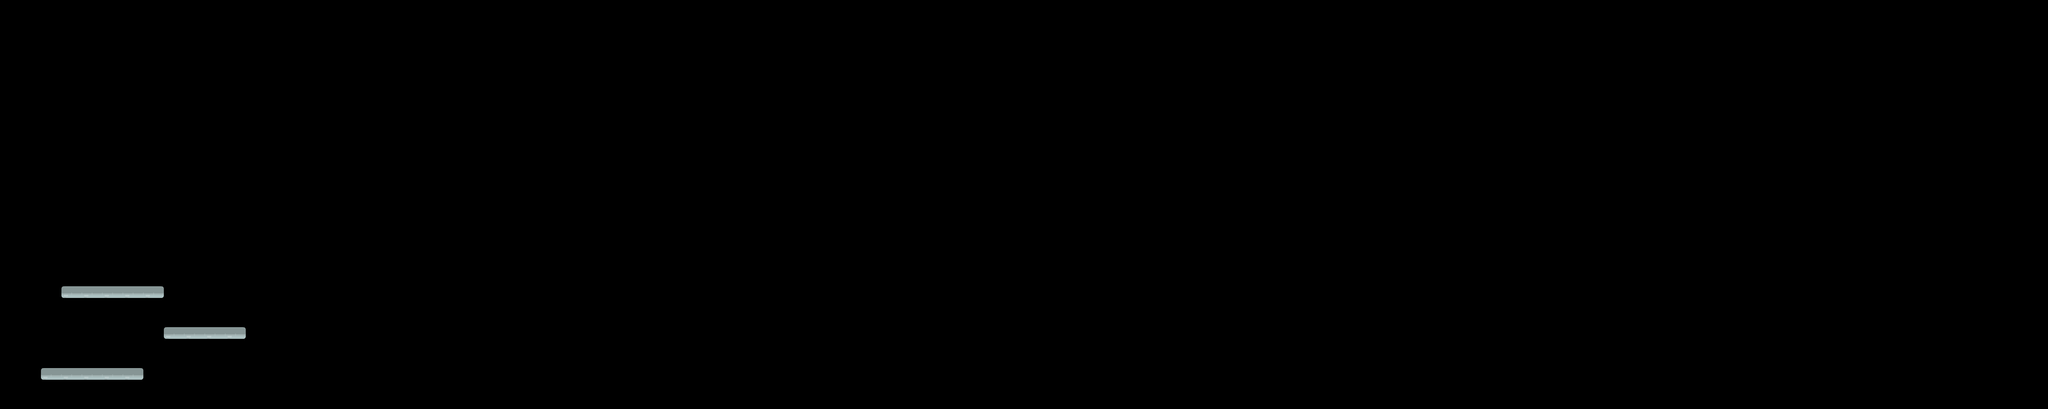

A level layout from a 2D game, rendered from its tile map. Below: a short description, then the map file with its tile-grid data intact:
An orthogonal 100x20 tile map with 72x72 px tiles, 1 tile layer (-1) and 3 objects (3x solid).

<map version="1.5" tiledversion="1.7.1" orientation="orthogonal" renderorder="right-down" width="100" height="20" tilewidth="72" tileheight="72" infinite="0" nextlayerid="4" nextobjectid="7">
 <tileset firstgid="1" name="tileset" tilewidth="72" tileheight="72" tilecount="624" columns="48">
  <image source="tileset.png" trans="ff00ff" width="3456" height="936" />
 </tileset>
 <objectgroup id="3" name="Слой объектов 1">
  <object id="2" name="solid" x="216" y="1008.13" width="359.75" height="41.25" />
  <object id="5" name="solid" x="143.667" y="1295.67" width="360.667" height="41.6667" />
  <object id="6" name="solid" x="576" y="1152.33" width="288" height="41.3333" />
 </objectgroup>
 <layer id="1" name="-1" width="100" height="20">
  <data encoding="csv">
0,0,0,0,0,0,0,0,0,0,0,0,0,0,0,0,0,0,0,0,0,0,0,0,0,0,0,0,0,0,0,0,0,0,0,0,0,0,0,0,0,0,0,0,0,0,0,0,0,0,0,0,0,0,0,0,0,0,0,0,0,0,0,0,0,0,0,0,0,0,0,0,0,0,0,0,0,0,0,0,0,0,0,0,0,0,0,0,0,0,0,0,0,0,0,0,0,0,0,0,
0,0,0,0,0,0,0,0,0,0,0,0,0,0,0,0,0,0,0,0,0,0,0,0,0,0,0,0,0,0,0,0,0,0,0,0,0,0,0,0,0,0,0,0,0,0,0,0,0,0,0,0,0,0,0,0,0,0,0,0,0,0,0,0,0,0,0,0,0,0,0,0,0,0,0,0,0,0,0,0,0,0,0,0,0,0,0,0,0,0,0,0,0,0,0,0,0,0,0,0,
0,0,0,0,0,0,0,0,0,0,0,0,0,0,0,0,0,0,0,0,0,0,0,0,0,0,0,0,0,0,0,0,0,0,0,0,0,0,0,0,0,0,0,0,0,0,0,0,0,0,0,0,0,0,0,0,0,0,0,0,0,0,0,0,0,0,0,0,0,0,0,0,0,0,0,0,0,0,0,0,0,0,0,0,0,0,0,0,0,0,0,0,0,0,0,0,0,0,0,0,
0,0,0,0,0,0,0,0,0,0,0,0,0,0,0,0,0,0,0,0,0,0,0,0,0,0,0,0,0,0,0,0,0,0,0,0,0,0,0,0,0,0,0,0,0,0,0,0,0,0,0,0,0,0,0,0,0,0,0,0,0,0,0,0,0,0,0,0,0,0,0,0,0,0,0,0,0,0,0,0,0,0,0,0,0,0,0,0,0,0,0,0,0,0,0,0,0,0,0,0,
0,0,0,0,0,0,0,0,0,0,0,0,0,0,0,0,0,0,0,0,0,0,0,0,0,0,0,0,0,0,0,0,0,0,0,0,0,0,0,0,0,0,0,0,0,0,0,0,0,0,0,0,0,0,0,0,0,0,0,0,0,0,0,0,0,0,0,0,0,0,0,0,0,0,0,0,0,0,0,0,0,0,0,0,0,0,0,0,0,0,0,0,0,0,0,0,0,0,0,0,
0,0,0,0,0,0,0,0,0,0,0,0,0,0,0,0,0,0,0,0,0,0,0,0,0,0,0,0,0,0,0,0,0,0,0,0,0,0,0,0,0,0,0,0,0,0,0,0,0,0,0,0,0,0,0,0,0,0,0,0,0,0,0,0,0,0,0,0,0,0,0,0,0,0,0,0,0,0,0,0,0,0,0,0,0,0,0,0,0,0,0,0,0,0,0,0,0,0,0,0,
0,0,0,0,0,0,0,0,0,0,0,0,0,0,0,0,0,0,0,0,0,0,0,0,0,0,0,0,0,0,0,0,0,0,0,0,0,0,0,0,0,0,0,0,0,0,0,0,0,0,0,0,0,0,0,0,0,0,0,0,0,0,0,0,0,0,0,0,0,0,0,0,0,0,0,0,0,0,0,0,0,0,0,0,0,0,0,0,0,0,0,0,0,0,0,0,0,0,0,0,
0,0,0,0,0,0,0,0,0,0,0,0,0,0,0,0,0,0,0,0,0,0,0,0,0,0,0,0,0,0,0,0,0,0,0,0,0,0,0,0,0,0,0,0,0,0,0,0,0,0,0,0,0,0,0,0,0,0,0,0,0,0,0,0,0,0,0,0,0,0,0,0,0,0,0,0,0,0,0,0,0,0,0,0,0,0,0,0,0,0,0,0,0,0,0,0,0,0,0,0,
0,0,0,0,0,0,0,0,0,0,0,0,0,0,0,0,0,0,0,0,0,0,0,0,0,0,0,0,0,0,0,0,0,0,0,0,0,0,0,0,0,0,0,0,0,0,0,0,0,0,0,0,0,0,0,0,0,0,0,0,0,0,0,0,0,0,0,0,0,0,0,0,0,0,0,0,0,0,0,0,0,0,0,0,0,0,0,0,0,0,0,0,0,0,0,0,0,0,0,0,
0,0,0,0,0,0,0,0,0,0,0,0,0,0,0,0,0,0,0,0,0,0,0,0,0,0,0,0,0,0,0,0,0,0,0,0,0,0,0,0,0,0,0,0,0,0,0,0,0,0,0,0,0,0,0,0,0,0,0,0,0,0,0,0,0,0,0,0,0,0,0,0,0,0,0,0,0,0,0,0,0,0,0,0,0,0,0,0,0,0,0,0,0,0,0,0,0,0,0,0,
0,0,0,0,0,0,0,0,0,0,0,0,0,0,0,0,0,0,0,0,0,0,0,0,0,0,0,0,0,0,0,0,0,0,0,0,0,0,0,0,0,0,0,0,0,0,0,0,0,0,0,0,0,0,0,0,0,0,0,0,0,0,0,0,0,0,0,0,0,0,0,0,0,0,0,0,0,0,0,0,0,0,0,0,0,0,0,0,0,0,0,0,0,0,0,0,0,0,0,0,
0,0,0,0,0,0,0,0,0,0,0,0,0,0,0,0,0,0,0,0,0,0,0,0,0,0,0,0,0,0,0,0,0,0,0,0,0,0,0,0,0,0,0,0,0,0,0,0,0,0,0,0,0,0,0,0,0,0,0,0,0,0,0,0,0,0,0,0,0,0,0,0,0,0,0,0,0,0,0,0,0,0,0,0,0,0,0,0,0,0,0,0,0,0,0,0,0,0,0,0,
0,0,0,0,0,0,0,0,0,0,0,0,0,0,0,0,0,0,0,0,0,0,0,0,0,0,0,0,0,0,0,0,0,0,0,0,0,0,0,0,0,0,0,0,0,0,0,0,0,0,0,0,0,0,0,0,0,0,0,0,0,0,0,0,0,0,0,0,0,0,0,0,0,0,0,0,0,0,0,0,0,0,0,0,0,0,0,0,0,0,0,0,0,0,0,0,0,0,0,0,
0,0,0,0,0,0,0,0,0,0,0,0,0,0,0,0,0,0,0,0,0,0,0,0,0,0,0,0,0,0,0,0,0,0,0,0,0,0,0,0,0,0,0,0,0,0,0,0,0,0,0,0,0,0,0,0,0,0,0,0,0,0,0,0,0,0,0,0,0,0,0,0,0,0,0,0,0,0,0,0,0,0,0,0,0,0,0,0,0,0,0,0,0,0,0,0,0,0,0,0,
0,0,0,101,102,102,102,103,0,0,0,0,0,0,0,0,0,0,0,0,0,0,0,0,0,0,0,0,0,0,0,0,0,0,0,0,0,0,0,0,0,0,0,0,0,0,0,0,0,0,0,0,0,0,0,0,0,0,0,0,0,0,0,0,0,0,0,0,0,0,0,0,0,0,0,0,0,0,0,0,0,0,0,0,0,0,0,0,0,0,0,0,0,0,0,0,0,0,0,0,
0,0,0,0,0,0,0,0,0,0,0,0,0,0,0,0,0,0,0,0,0,0,0,0,0,0,0,0,0,0,0,0,0,0,0,0,0,0,0,0,0,0,0,0,0,0,0,0,0,0,0,0,0,0,0,0,0,0,0,0,0,0,0,0,0,0,0,0,0,0,0,0,0,0,0,0,0,0,0,0,0,0,0,0,0,0,0,0,0,0,0,0,0,0,0,0,0,0,0,0,
0,0,0,0,0,0,0,0,101,102,102,103,0,0,0,0,0,0,0,0,0,0,0,0,0,0,0,0,0,0,0,0,0,0,0,0,0,0,0,0,0,0,0,0,0,0,0,0,0,0,0,0,0,0,0,0,0,0,0,0,0,0,0,0,0,0,0,0,0,0,0,0,0,0,0,0,0,0,0,0,0,0,0,0,0,0,0,0,0,0,0,0,0,0,0,0,0,0,0,0,
0,0,0,0,0,0,0,0,0,0,0,0,0,0,0,0,0,0,0,0,0,0,0,0,0,0,0,0,0,0,0,0,0,0,0,0,0,0,0,0,0,0,0,0,0,0,0,0,0,0,0,0,0,0,0,0,0,0,0,0,0,0,0,0,0,0,0,0,0,0,0,0,0,0,0,0,0,0,0,0,0,0,0,0,0,0,0,0,0,0,0,0,0,0,0,0,0,0,0,0,
0,0,101,102,102,102,103,0,0,0,0,0,0,0,0,0,0,0,0,0,0,0,0,0,0,0,0,0,0,0,0,0,0,0,0,0,0,0,0,0,0,0,0,0,0,0,0,0,0,0,0,0,0,0,0,0,0,0,0,0,0,0,0,0,0,0,0,0,0,0,0,0,0,0,0,0,0,0,0,0,0,0,0,0,0,0,0,0,0,0,0,0,0,0,0,0,0,0,0,0,
0,0,0,0,0,0,0,0,0,0,0,0,0,0,0,0,0,0,0,0,0,0,0,0,0,0,0,0,0,0,0,0,0,0,0,0,0,0,0,0,0,0,0,0,0,0,0,0,0,0,0,0,0,0,0,0,0,0,0,0,0,0,0,0,0,0,0,0,0,0,0,0,0,0,0,0,0,0,0,0,0,0,0,0,0,0,0,0,0,0,0,0,0,0,0,0,0,0,0,0
</data>
 </layer>
</map>
